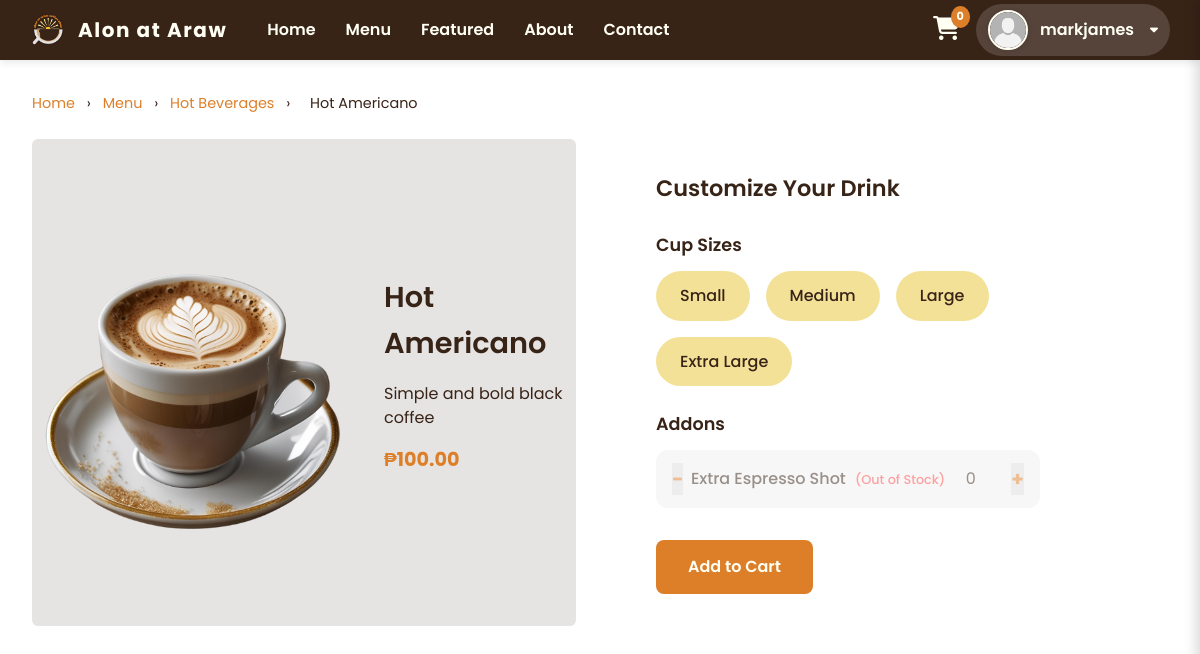
Screenshot of /dashboard/customer/product-details.php?id=71 (signed in) with the database file from the repository.
### tables this page shows
CREATE TABLE `users` (
  `id` int(11) NOT NULL,
  `name` varchar(100) DEFAULT NULL,
  `email` varchar(100) DEFAULT NULL,
  `password` varchar(255) DEFAULT NULL,
  `account_type` enum('admin','customer') DEFAULT 'customer',
  `email_verified` tinyint(1) DEFAULT 0,
  `verification_code` varchar(6) DEFAULT NULL,
  `reset_code` varchar(6) DEFAULT NULL,
  `created_at` timestamp NOT NULL DEFAULT current_timestamp(),
  `full_name` varchar(150) DEFAULT NULL,
  `address` text DEFAULT NULL,
  `age` int(11) DEFAULT NULL,
  `birthday` date DEFAULT NULL,
  `profile_image` varchar(255) DEFAULT NULL,
  `failed_attempts` int(11) DEFAULT 0,
  `is_blocked` tinyint(1) DEFAULT 0
);

CREATE TABLE `products` (
  `product_id` int(11) NOT NULL,
  `product_name` varchar(100) NOT NULL,
  `description` text DEFAULT NULL,
  `price` decimal(10,2) NOT NULL,
  `product_image` varchar(255) DEFAULT NULL,
  `category_id` int(11) DEFAULT NULL,
  `is_best_seller` tinyint(1) DEFAULT 0,
  `is_available` tinyint(1) DEFAULT 1,
  `created_at` timestamp NOT NULL DEFAULT current_timestamp(),
  `updated_at` timestamp NOT NULL DEFAULT current_timestamp() ON UPDATE current_timestamp()
);

CREATE TABLE `categories` (
  `id` int(11) NOT NULL,
  `name` varchar(100) NOT NULL,
  `description` text DEFAULT NULL,
  `image` varchar(255) DEFAULT NULL,
  `created_at` timestamp NOT NULL DEFAULT current_timestamp()
);

CREATE TABLE `product_components` (
  `id` int(11) NOT NULL,
  `product_id` int(11) NOT NULL,
  `component_type` enum('cup_sizes','flavors','addons') DEFAULT NULL,
  `component_id` int(11) NOT NULL,
  `quantity` int(11) NOT NULL DEFAULT 1,
  `active` tinyint(1) DEFAULT 1
);

### dashboard/customer/product-details.php (the view, shortened to what this page needs)
<?php
include '../../config/db.php';
$product_id = isset($_GET['id']) ? (int) $_GET['id'] : (isset($_GET['product']) ? (int) $_GET['product'] : null);
$stmt = $conn->prepare("
    SELECT p.*, c.name AS category_name
    FROM products p
    LEFT JOIN categories c ON p.category_id = c.id
    WHERE p.product_id = :id
");
$stmt->execute(['id' => $product_id]);
$product = $stmt->fetch(PDO::FETCH_ASSOC);
$component_stmt = $conn->prepare("
    SELECT
        pc.component_type,
        pc.component_id,
        pc.quantity as product_component_quantity,
        pc.active,
        CASE
            WHEN pc.component_type = 'addons' THEN a.addon_name
            WHEN pc.component_type = 'flavors' THEN f.flavor_name
            WHEN pc.component_type = 'cup_sizes' THEN cs.size_name
        END AS component_name,
        CASE
            WHEN pc.component_type = 'addons' THEN a.quantity
            WHEN pc.component_type = 'flavors' THEN f.quantity
            WHEN pc.component_type = 'cup_sizes' THEN cs.quantity
        END AS global_quantity
    FROM product_components pc
    LEFT JOIN addons a ON pc.component_type = 'addons' AND pc.component_id = a.addon_id
    LEFT JOIN flavors f ON pc.component_type = 'flavors' AND pc.component_id = f.flavor_id
    LEFT JOIN cup_sizes cs ON pc.component_type = 'cup_sizes' AND pc.component_id = cs.cup_size_id
    WHERE pc.product_id = :id
    ORDER BY pc.component_type
");
$component_stmt->execute(['id' => $product_id]);
$components = $component_stmt->fetchAll(PDO::FETCH_ASSOC);
$grouped_components = [];
foreach ($components as $comp) {
    $type = $comp['component_type'];
    $isOutOfStock = $comp['product_component_quantity'] <= 0 || $comp['global_quantity'] <= 0;
    $comp['is_out_of_stock'] = $isOutOfStock;
    $grouped_components[$type][] = $comp;
}
?>
<!DOCTYPE html>
<html lang="en">
<head>
  <link rel="stylesheet" href="/alon_at_araw/assets/global.css">
  <link rel="stylesheet" href="/alon_at_araw/assets/styles/root-customer.css">
  <link rel="stylesheet" href="/alon_at_araw/assets/styles/product-details.css">
  <link rel="stylesheet" href="/alon_at_araw/assets/styles/cart-sidebar.css">
  <link rel="stylesheet" href="/alon_at_araw/assets/fonts/font.css">
</head>
<body>
  <?php include '../../includes/customer-header.php'; ?>
  <?php include '../../includes/cart-sidebar.php'; ?>
  <main class="menu-page">
    <nav class="breadcrumbs">
      <a href="/alon_at_araw/dashboard/customer/dashboard.php">Home</a>
      <span>›</span>
      <a href="/alon_at_araw/dashboard/customer/menus.php">Menu</a>
      <?php if ($product['category_id']): ?>
        <span>›</span>
        <a href="/alon_at_araw/dashboard/customer/menus.php?category=<?= $product['category_id'] ?>">
          <?= htmlspecialchars($product['category_name']) ?>
        </a>
      <?php endif; ?>
      <span>›</span>
      <span><?= htmlspecialchars($product['product_name']) ?></span>
    </nav>
     <div class="product-grid">
    <section class="product-details">
    <img
        src="<?= $product['product_image'] ? '/alon_at_araw/assets/uploads/products/' . htmlspecialchars($product['product_image']) : '/alon_at_araw/assets/images/no-image.png' ?>"
        alt="<?= htmlspecialchars($product['product_name']) ?>"
    >
    <div class="product-details-content">
        <h1>
        <?= htmlspecialchars($product['product_name']) ?>
        </h1>
        <p><?= nl2br(htmlspecialchars($product['description'])) ?></p>
        <p class="price">₱<?= number_format($product['price'], 2) ?></p>
    </div>
    </section>
<form action="/alon_at_araw/order/add-to-cart.php" method="POST">
  <section class="product-options sbx-style">
    <h2 class="sbx-heading">Customize Your Drink</h2>
    <?php foreach ($grouped_components as $type => $items): ?>
      <div class="sbx-component-group">
        <h3 class="sbx-subheading"><?= ucwords(str_replace('_', ' ', $type)) ?></h3>
        <div class="sbx-component-options <?= $type === 'cup_sizes' ? 'cup-sizes' : '' ?>">
          <?php foreach ($items as $item): ?>
            <?php if ($type === 'cup_sizes'): ?>
              <label class="sbx-cup-option <?= ($item['is_out_of_stock']) ? 'disabled' : '' ?>" for="cup_<?= $item['component_id'] ?>">
                <?= htmlspecialchars($item['component_name']) ?>
              </label>
            <?php else: ?>
              <div class="sbx-addons-flavors <?= ($item['is_out_of_stock']) ? 'disabled' : '' ?>" data-id="<?= $item['component_id'] ?>" data-type="<?= $type ?>">
                <span class="sbx-minus <?= ($item['is_out_of_stock']) ? 'disabled' : '' ?>">−</span>
                <span class="sbx-name">
                  <?= htmlspecialchars($item['component_name']) ?>
                  <?= ($item['is_out_of_stock']) ? '<span class="unavailable">(Out of Stock)</span>' : '' ?>
                </span>
                <input
                  type="number"
                  name="<?= $type ?>[<?= $item['component_id'] ?>]"
                  value="<?= ($item['is_out_of_stock']) ? '0' : '1' ?>"
                  min="0"
                  class="sbx-quantity-input"
                  readonly
                  <?= ($item['is_out_of_stock']) ? 'disabled' : '' ?>
                >
                <span class="sbx-plus <?= ($item['is_out_of_stock']) ? 'disabled' : '' ?>">+</span>
              </div>
            <?php endif; ?>
          <?php endforeach; ?>
        </div>
      </div>
    <?php endforeach; ?>
    <button type="submit" class="sbx-add-to-cart">Add to Cart</button>
  </section>
</form>
</div>
  </main>
<link rel="stylesheet" href="https://cdnjs.cloudflare.com/ajax/libs/jquery-toast-plugin/1.3.2/jquery.toast.min.css">
</body>
</html>

### includes/customer-header.php (shortened to what this page needs)
<?php
$customer = null;
$cartQty = 0;
if (isset($_SESSION['user_id']) && $_SESSION['type'] === 'customer') {
    require_once __DIR__ . '/../config/db.php';
    $stmt = $conn->prepare("SELECT name, profile_image FROM users WHERE id = ?");
    $stmt->execute([$_SESSION['user_id']]);
    $customer = $stmt->fetch();
    $stmt = $conn->prepare("SELECT SUM(quantity) FROM cart WHERE user_id = ?");
    $stmt->execute([$_SESSION['user_id']]);
    $cartQty = (int) $stmt->fetchColumn();
}
?>
<!DOCTYPE html>
<html lang="en">
<head>
  <link rel="stylesheet" href="/alon_at_araw/assets/global.css"/>
    <link rel="stylesheet" href="/alon_at_araw/assets/styles/root-customer.css">
    <link rel="stylesheet" href="/alon_at_araw/assets/styles/customer-header.css"/>
    <link rel="stylesheet" href="/alon_at_araw/assets/fonts/font.css">
    <link rel="stylesheet" href="https://cdnjs.cloudflare.com/ajax/libs/jquery-toast-plugin/1.3.2/jquery.toast.min.css" />
    <link rel="stylesheet" href="https://cdnjs.cloudflare.com/ajax/libs/font-awesome/6.4.0/css/all.min.css"/>
</head>
<body style="padding-top: 60px;">
<header class="customer-header" id="customerHeader">
  <a href="/alon_at_araw/dashboard/customer/dashboard.php" class="header-left" aria-label="Go to homepage">
    <img src="/alon_at_araw/assets/images/logo/logo.png" alt="Alon at Araw logo" class="logo" />
    <span class="shop-name">Alon at Araw</span>
  </a>
  <nav class="header-nav" role="navigation" aria-label="Primary navigation">
    <ul>
      <li><a href="/alon_at_araw/dashboard/customer/dashboard.php">Home</a></li>
      <li><a href="/alon_at_araw/dashboard/customer/menus.php">Menu</a></li>
      <li><a href="/alon_at_araw/dashboard/customer/dashboard.php#featured">Featured</a></li>
      <li><a href="/alon_at_araw/dashboard/customer/dashboard.php#about">About</a></li>
      <li><a href="/alon_at_araw/dashboard/customer/dashboard.php#contact">Contact</a></li>
    </ul>
  </nav>
  <?php if ($customer): ?>
  <a href="#" class="cart-icon" id="cartIcon" aria-label="Cart">
      <i class="fas fa-shopping-cart"></i>
        <span class="cart-count" id="cartCount"><?= $cartQty ?></span>
    </a>
    <div class="profile-info" id="profileToggle" tabindex="0" aria-haspopup="true" aria-expanded="false" role="button" aria-label="User menu">
      <?php
        $rawPath = $customer['profile_image'] ?? '';
        $cleanPath = preg_replace('#^(\.\./)+#', '', $rawPath);
        $profileImagePath = $cleanPath
            ? '/alon_at_araw/' . $cleanPath
            : '/alon_at_araw/assets/images/avatar.png';
      ?>
      <img src="<?= htmlspecialchars($profileImagePath) ?>" class="profile-pic" alt="Profile picture" />
      <span class="profile-name"><?= htmlspecialchars($customer['name']) ?></span>
      <i class="fas fa-caret-down dropdown-icon"></i>
    </div>
  <?php else: ?>
    <a href="/alon_at_araw/auth/login.php" style="color:white; font-weight:600; text-decoration:none;">Login</a>
  <?php endif; ?>
</header>
</body>
</html>

### assets/global.css (style rules this page uses)
* { margin: 0; padding: 0; box-sizing: border-box; }
html { scroll-behavior: smooth; }
body { font-family: 'Poppins', sans-serif; font-size: 16px; line-height: 1.6; background-color: #fff; color: #000; }
a { text-decoration: none; color: inherit; }
button { cursor: pointer; border: none; outline: none; font: inherit; }
input, select, textarea { font: inherit; border: 1px solid #ccc; padding: 0.5rem; border-radius: 4px; }
h1, h2, h3, h4, h5, h6 { font-weight: 600; color: inherit; }
p { margin: 0 0 1rem 0; }

### assets/styles/root-customer.css (style rules this page uses)
:root { --primary: #dd7f29; --highlight: #fcc22d; --background: #fffff4; --secondary-bg: #f3e198; --text-dark: #382317; --border-color: #e5e4e3; --accent-soft: #d7b086; --button-bg: var(--primary); --button-hover: #c86f20; --input-border: var(--border-color); --text-color: var(--text-dark); --card-bg: var(--secondary-bg); --success-bg: #00b74a; --success-text: #ffffff; --warning-bg: #ff8c00; --warning-text: #ffffff; --info-bg: #6495ed; --info-text: #ffffff; --error-bg: #ff3737; --error-border: #ff3737; --error-text: #ffffff; --badge-success: #34c759; --badge-warning: #ffc107; --badge-info: #007bff; --badge-error: #dc3545; }

### assets/styles/product-details.css (style rules this page uses)
.menu-page { height: 100vh; padding: 2rem; }
.breadcrumbs { font-size: 0.9rem; margin-bottom: 1.5rem; color: var(--text-dark); }
.breadcrumbs a { color: var(--primary); text-decoration: none; }
.breadcrumbs span { margin: 0 0.5rem; }
.product-details { height: 100%; border-radius: 6px; background-color: var(--border-color); display: flex; flex-wrap: wrap; gap: 2rem; align-items:center; }
.product-details img { width: 320px; height: auto; }
.product-details-content { flex: 1; }
.product-details h1 { font-size: 1.8rem; margin-top: 0; margin-bottom: 1rem; display: flex; align-items: center; gap: 0.5rem; color: var(--text-dark); }
.product-details p { font-size: 1rem; color: var(--text-dark); line-height: 1.5; }
.product-details .price { font-size: 1.2rem; font-weight: bold; color: var(--primary); margin-top: 1rem; }
.product-options h2 { font-size: 1.4rem; margin-bottom: 1rem; color: var(--text-dark); }
.product-options h3 { font-size: 1.1rem; color: var(--text-dark); margin-bottom: 0.5rem; text-transform: capitalize; padding-bottom: 0.25rem; }
.sbx-style { padding: 2rem; color: var(--text-color); }
.sbx-heading { font-size: 1.75rem; color: var(--primary); margin-bottom: 1.5rem; }
.sbx-subheading { font-size: 1.2rem; color: var(--primary); margin: 1.5rem 0 0.75rem; padding-bottom: 0.25rem; }
.sbx-component-options { display: flex; flex-wrap: wrap; gap: 1rem; }
.sbx-cup-option { padding: 0.75rem 1.5rem; background-color: var(--card-bg); border-radius: 30px; cursor: pointer; font-weight: 500; color: var(--text-color); transition: all 0.3s ease; user-select: none; }
.sbx-addons-flavors { display: flex; align-items: center; background: var(--card-bg); border-radius: 12px; padding: 0.5rem 1rem; min-width: 220px; justify-content: space-between; gap: 0.5rem; color: var(--text-color); }
.sbx-name { flex-grow: 1; text-align: center; font-weight: 500; user-select: none; }
.sbx-quantity-input { width: 50px; border: none; background: transparent; text-align: center; font-size: 1rem; color: var(--text-color); pointer-events: none; }
.sbx-plus, .sbx-minus { cursor: pointer; font-size: 1.25rem; font-weight: bold; color: var(--primary); user-select: none; transition: color 0.2s ease; }
.sbx-add-to-cart { margin-top: 2rem; padding: 0.9rem 2rem; background-color: var(--button-bg); color: var(--background); font-weight: 600; border: none; border-radius: 8px; cursor: pointer; transition: background-color 0.2s ease; user-select: none; }
.product-grid { display: grid; grid-template-columns: 1fr 1fr; gap: 3rem; align-items: stretch; }

### dashboard/customer/product-details.php (style rules this page uses)
.sbx-addons-flavors.disabled { opacity: 0.5; cursor: not-allowed; background-color: #f0f0f0; }
.sbx-addons-flavors.disabled .sbx-minus, .sbx-addons-flavors.disabled .sbx-plus { pointer-events: none; background-color: #ddd; }
.unavailable { color: #ff4444; font-size: 0.8em; margin-left: 5px; }

### rows the page displays
users: name "markjames"
products: category.name "Hot Beverages", product_name "Hot Americano", product_image (picture), description "Simple and bold black coffee", price "100.00"
product_components: component_name "Small"
product_components: component_name "Medium"
product_components: component_name "Large"
product_components: component_name "Extra Large"
product_components: component_type "Addons", component_name "Extra Espresso Shot", shows "(Out of Stock)"

### other values shown
$cartQty "0"
str_replace('_', ' ', $type) "Cup Sizes"
